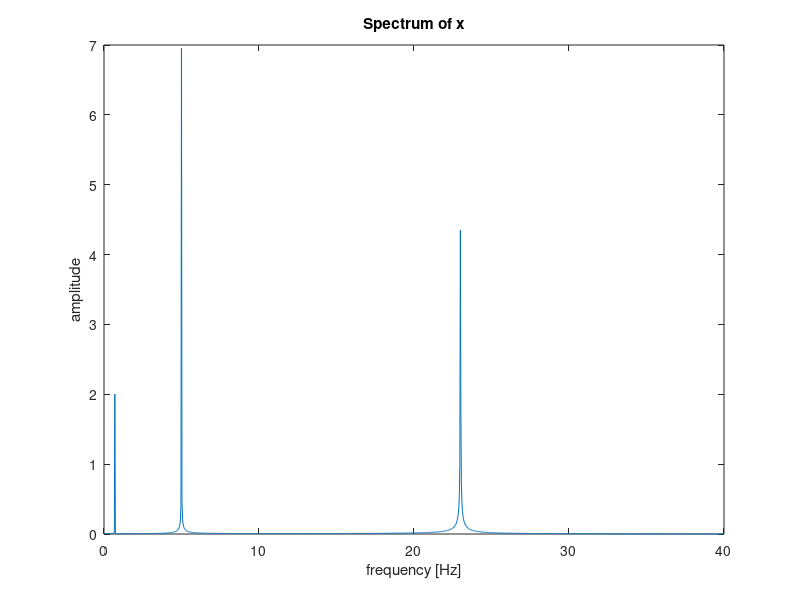
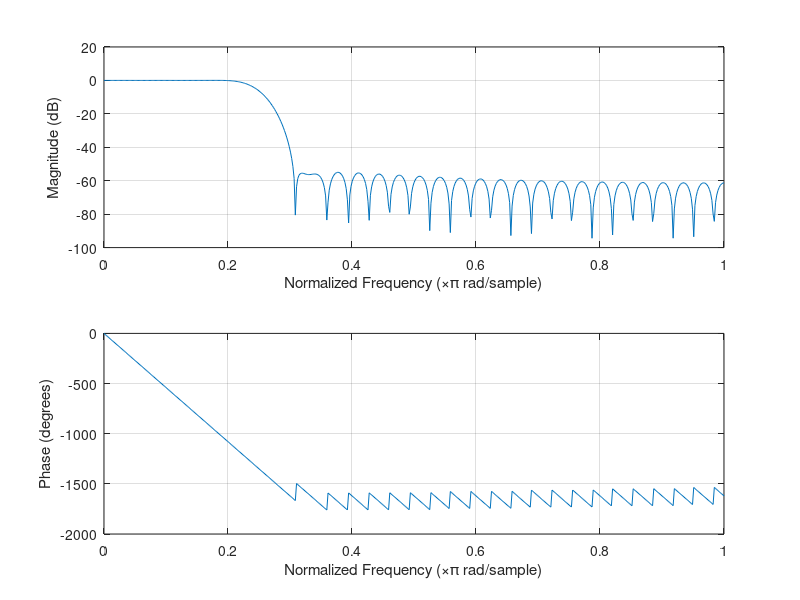

The MATLAB script that drew these images, in order: (Note: this script raises an error after producing the figures.)
%% Low pass filtering example 
%
%
%%%%%%%%%%%%%%%%%%%%%%%%%%%%%%%
clear
clc
close all

% Parameter settings
t_duration = 30; 
Fs = 80; % sampling frequency. No smaller than double of maximum frequency of x.
t = 0:1/Fs:t_duration; % sample points in the observed interval.
x = 2*cos(2*pi*0.7*t) + 7*sin(2*pi*5*t) + 5*cos(2*pi*23*t); % sampled signal


%% Freq domain analysis of the signal
% fft(arg1,arg2): Fast Fourier Transform function
%   - arg1: a subject which is transformed
%   - arg2: # of frequency response sample points
xfft = fft(x);
L = length(xfft);

P2 = abs(xfft/L);
P1 = P2(1:floor(L/2)+1); % Only positive frequency components including DC component.
P1(2:end-1) = 2*P1(2:end-1); % One-sided spectrum has doubled amplitude that of double-sided spectrum.

f = Fs*(0:(L/2))/L; % Components of x is only located below Fs/2. 
plot(f,P1)
xlim([0 Fs/2])
xlabel('frequency [Hz]'); ylabel('amplitude'); title('Spectrum of x');

%% Low-pass filtering
% butter(arg1,arg2): butterworth filter model
%   - arg 1: order of the filter (The higher, the steeper the slope.)
%   - arg 2: cutoff frequency
% arg 2 is usually specified with target signal's sampling frequency. (Fs/2 term)
% Recommended not to use too much high value of arg1.

fc = 10 ;                   % filter cutoff frequency (in Hz) 
Omega_c = (fc/Fs)*2*pi;     % Omega_c (rad/sample) 

filter_n = 60;                      % filter order 
cutoff_w = 2*fc/Fs;                 % (rad/sample /pi)

b = fir1(filter_n,cutoff_w);        % coefficients of x in difference equations 
a = [1]; 

% Freqeuncy response of the filter given
figure
freqz(b,a);                         % shows H(e^(jOmega)) in log scale 
fvtool(b,a);                        % similar to freqz(.) 

% Filtering the signal
y = filter(b,a,x);

%% Filtered signal: Frequency domain analysis 
clear L P1 P2;

yfft = fft(y);
L = length(yfft);

P2 = abs(yfft/L);
P1 = P2(1:L/2+1);
P1(2:end-1) = 2*P1(2:end-1);

figure
f = Fs*(0:(L/2))/L;
plot(f,P1);
xlim([0 Fs/2]);
xlabel('frequency [Hz]'); ylabel('amplitude'); title('Spectrum of y');
grid on; 